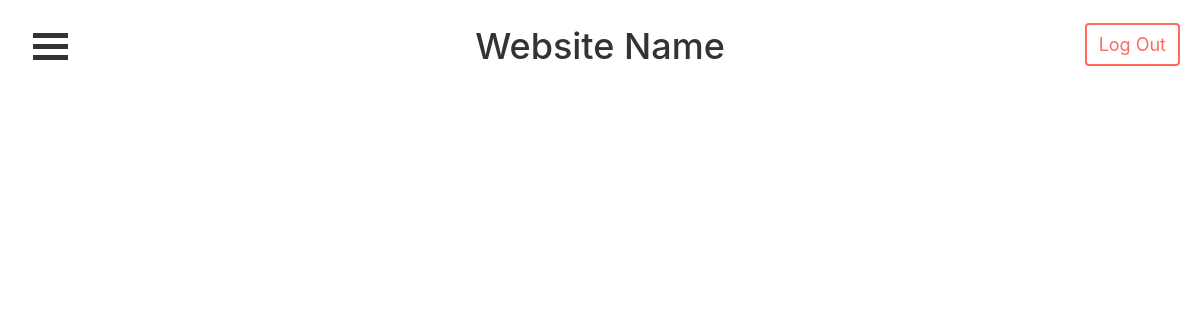
/likedposts/2/ (signed in), run on an earlier commit of the app's database.
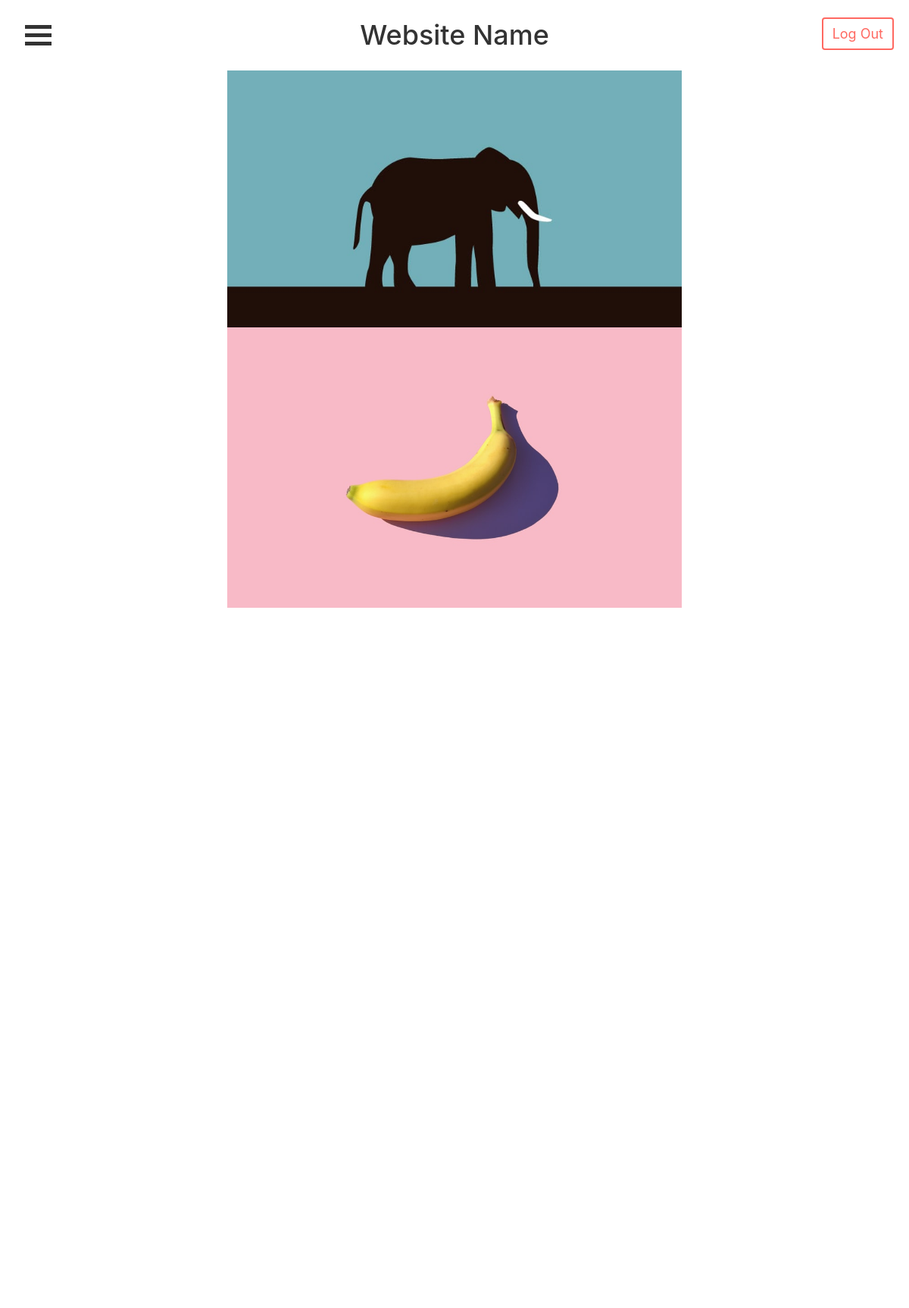
And on a later commit of the database.
### accounts/models.py (models this page shows, shortened)
class Post(models.Model):
    title = models.CharField(max_length=50, null=True)
    caption = models.TextField(default="", null=True)
    image = models.ImageField(null=True)
    post_date = models.DateTimeField(auto_now_add=True, null=True)
    userPosted = models.ForeignKey(Profile, null=True, on_delete=models.CASCADE)
    likes = models.IntegerField(default=0)

### accounts/views.py (the view)
# urls.py: path('likedposts/<str:pk>/', views.likedposts, name="likedposts_page"),
def likedposts(request, pk):
    if int(pk) == request.user.id:
        profile = Profile.objects.get(user_id=pk)
        likes = profile.like_set.all()
        posts = []
        for i in likes:
            posts.append(i.liked_post)
        context = {'profile': profile, 'posts': posts}
        return render(request, 'accounts/liked.html', context)
    else:
        return redirect('home_page') # Redirects the user to the home page

### accounts/templates/accounts/liked.html (shortened to what this page needs)
{% extends 'accounts/main.html' %}
{% block content %}
{% for post in posts %}
  <div class="containerimage">
    <a href="{% url 'post_page' post.id %}">
      <img src="{{post.image.url }}" alt="post image" style="max-width:50%" class="image">
    </a>
  </div>
{% endfor %}
{% endblock %}

What changed in the data, as far as the page shows it:
now on this page (row edited): Post: image (picture)
now on this page (row edited): Post: image (picture)
now on this page (row edited): Post: image (picture)
now on this page (row edited): Post: image (picture)
now on this page (row edited): Post: image (picture)
now on this page (row unchanged): Post: image (picture)
